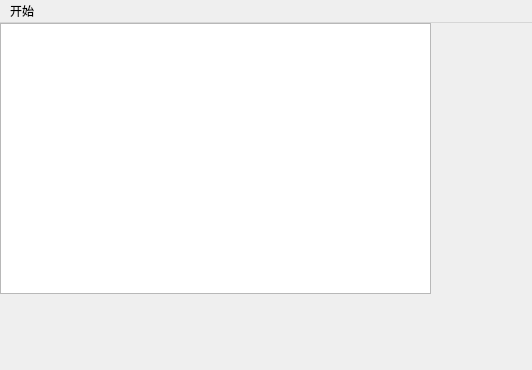
<?xml version="1.0" encoding="UTF-8"?>
<ui version="4.0">
 <class>MainScene</class>
 <widget class="QMainWindow" name="MainScene">
  <property name="geometry">
   <rect>
    <x>0</x>
    <y>0</y>
    <width>532</width>
    <height>370</height>
   </rect>
  </property>
  <property name="windowTitle">
   <string>MainScene</string>
  </property>
  <widget class="QWidget" name="centralWidget">
   <widget class="QGraphicsView" name="graphicsView">
    <property name="geometry">
     <rect>
      <x>0</x>
      <y>0</y>
      <width>431</width>
      <height>271</height>
     </rect>
    </property>
   </widget>
  </widget>
  <widget class="QMenuBar" name="menuBar">
   <property name="geometry">
    <rect>
     <x>0</x>
     <y>0</y>
     <width>532</width>
     <height>25</height>
    </rect>
   </property>
   <widget class="QMenu" name="menu">
    <property name="title">
     <string>开始</string>
    </property>
    <addaction name="actionQuit"/>
   </widget>
   <addaction name="menu"/>
  </widget>
  <action name="actionQuit">
   <property name="text">
    <string>退出</string>
   </property>
  </action>
 </widget>
 <layoutdefault spacing="6" margin="11"/>
 <resources/>
 <connections/>
</ui>
